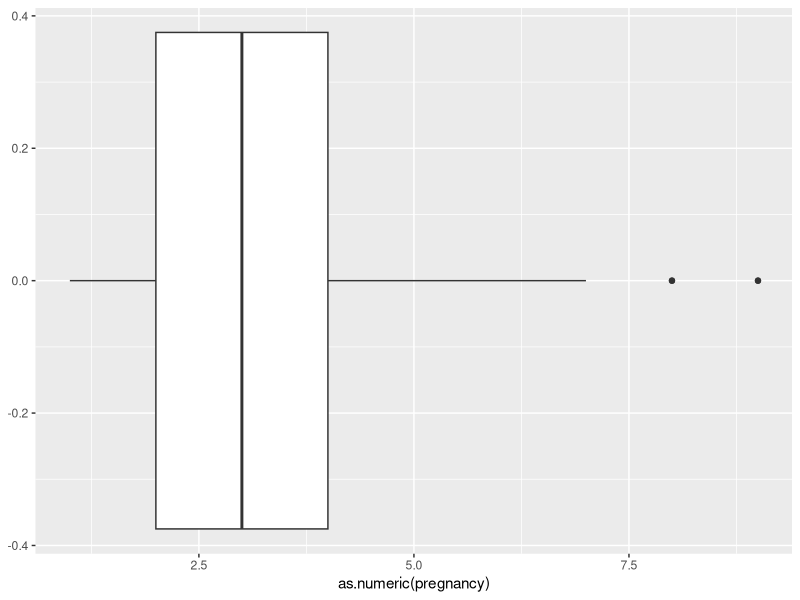
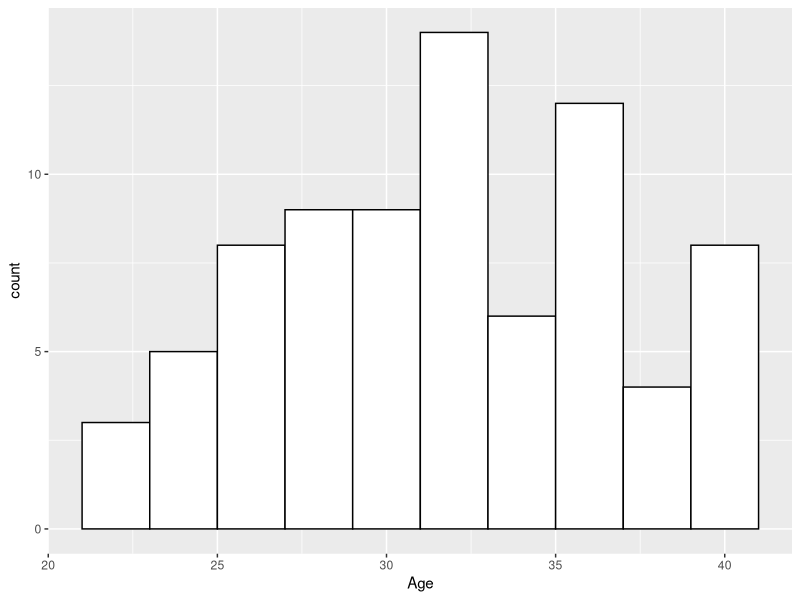
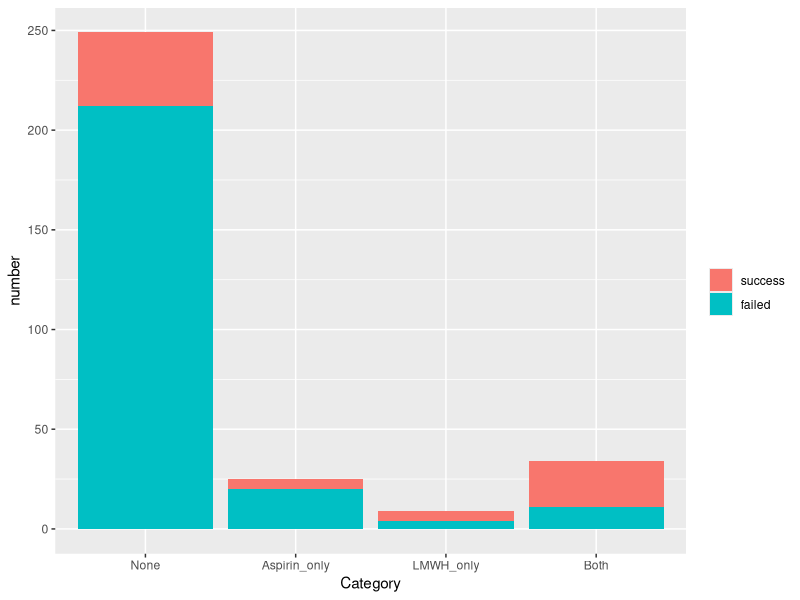

Write the R code that produced these figures, in order.
## ---- chunk 1
knitr::opts_chunk$set(fig.width=12, fig.height=8, fig.path='Figs/',
                      echo=FALSE, warning=FALSE, message=FALSE)
## ---- chunk 2
library(tidyverse)
library(broom)
library(readxl)
APLS_e <- read_excel("APLS_e.xlsx")
## ---- chunk 3
full <- APLS_e
## ---- chunk 4
print(length(full$`Serial Number`))
total_mothers <- length(full$`Serial Number`)
## ---- chunk 5
# pivoting

asp <- full %>% pivot_longer(cols = str_subset(names(full), "_Aspirin"), names_to = "pregnancy", values_to = "ASP")

lm <- full %>% pivot_longer(cols = str_subset(names(full), "_LMWH"), names_to = "pregnancy", values_to = "LMWH") %>% select(LMWH)

out <- full %>% pivot_longer(cols = str_subset(names(full), "_outcome"), names_to = "pregnancy_", values_to = "outcome") %>% select(outcome)

pih <- full %>% pivot_longer(cols = str_subset(names(full), "_PIH"), names_to = "pregnancy", values_to = "PIH") %>% select(PIH)

poa <- full %>% select(str_subset(names(full), "_POA")) %>% mutate_if(is.character, as.double) %>% pivot_longer(cols = str_subset(names(full), "_POA"), names_to = "pregnancy", values_to = "POA") %>% select(POA)


com <- cbind(asp,lm, out, pih, poa) %>% select(- str_subset(names(asp), "_LMWH")) %>% select(- str_subset(names(asp), "_outcome")) %>% select(- str_subset(names(asp), "_PIH")) %>% select(- str_subset(names(asp), "_POA")) %>% filter(!is.na(outcome)) %>% mutate(pregnancy = str_extract(pregnancy, "\\d{1,2}")) 



com %>% summarise(total_pregnancies = n())
total_pregnancies <- com %>% summarise(total_pregnancies = n()) %>% pull(total_pregnancies)

## ---- chunk 6
com <- com %>% 
    mutate(live = ifelse(outcome %in% c("EL-LSCS", "EM-LSCS", "Live", "LIVE", "LSCS", "Neonatal Death"),1,0))

is_con <- function(v){
  result <- rle(diff(as.numeric(v)))
  any(result$lengths>=2 & result$values==1)
}

cr_1 <- com %>% filter((POA >= 10 & live == 0) | POA == "IUD") %>% group_by(`Serial Number`) %>% summarise(n = n(), criterion = 1)

cr_2 <- com %>% filter(!`Serial Number` %in% cr_1$`Serial Number`) %>% filter(live == 1 & POA < 34) %>% group_by(`Serial Number`) %>% summarise(n = n(), criterion = 2)

cr_3 <- com %>% filter(!`Serial Number` %in% cr_1$`Serial Number` & live == 0) %>% filter(!is.na(POA)) %>% group_by(`Serial Number`) %>% filter(is_con(pregnancy)) %>% summarise(n = n(), criterion = 3)

no_cr <- com %>% filter(!`Serial Number` %in% cr_1$`Serial Number` & !`Serial Number` %in% cr_2$`Serial Number` & !`Serial Number` %in% cr_3$`Serial Number`) %>% group_by(`Serial Number`) %>% summarise(n = n(), criterion = "no")

com_all <- com

#selecting only eligible
com <- com %>% filter(`Serial Number` %in% cr_1$`Serial Number` | `Serial Number` %in% cr_2$`Serial Number`  | `Serial Number` %in% cr_3$`Serial Number`)

rbind(cr_1,cr_2,cr_3,no_cr) %>% group_by(criterion) %>% summarise(n = n())
total_mothers <- com %>% group_by(`Serial Number`) %>% summarise(n = n()) %>% summarise(n = n()) %>% pull(n)
total_pregnancies <- com %>% summarise(n = n()) %>% pull(n)
## ---- chunk 7
knitr::kable(data.frame("Total mothers" = total_mothers, "Total pregnancie" = total_pregnancies))
## ---- chunk 8
# treatment

treatment <- com %>% mutate(LMWH = ifelse(is.na(LMWH),0,LMWH), ASP = ifelse(is.na(ASP),0,ASP)) %>% summarize(Aspirin_only = sum(ASP == 1 & LMWH == 0, na.rm = TRUE), LMWH_only = sum(ASP == 0 & LMWH == 1), Either = sum(ASP == 1 | LMWH == 1),None = sum(LMWH == 0 & ASP == 0), Both = sum(LMWH == 1 & ASP == 1), Aspirin = sum(ASP), LMWH = sum(LMWH))

print(treatment)
## ---- chunk 9
com %>% group_by(`Serial Number`) %>% summarise(n = n()) %>% pull(n) %>% quantile()

pregnancy_quantiles <- com %>% group_by(`Serial Number`) %>% summarise(n = n()) %>% pull(n) %>% quantile()

pregnancy_boxplot <- com %>% ggplot(aes(as.numeric(pregnancy))) + geom_boxplot()
## ---- chunk 10
age <- com %>% group_by(`Serial Number`) %>% summarise(age = min(Age)) %>% summarise(mean = mean(age, na.rm = TRUE), sd = sd(age, na.rm = TRUE))

age_histogram <- com %>% group_by(`Serial Number`) %>% summarise(age = min(Age)) %>% ggplot() + geom_histogram(aes(x = age), binwidth = 2, fill = "white", col = "black")


## ---- chunk 11
pih <- com %>% summarise(PIH = sum(PIH, na.rm = TRUE), "percent - out of pregnancies" = sum(PIH, na.rm = TRUE) * 100 / n() )
print(pih)
## ---- chunk 12
com %>% filter(!is.na(`Medical Conditions`)) %>% group_by(`Serial Number`) %>% summarise(condition = min(`Medical Conditions`)) %>% group_by(condition) %>% summarise(n = n(), "percent - out of mothers" = n() * 100 / length(full$`Serial Number`))
## ---- chunk 13
com %>% group_by(`Serial Number`) %>% 
  summarise(any = ifelse(!is.na(min(Lupus)) | !is.na(min(ANA)) | !is.na(min(Cardiolipin)) | !is.na(min(APLS)) | !is.na(min(`beta2 microglobulin`)), 1,0 )) %>% 
  summarise("Any investigation" = sum(any), "precent - of mothers" = sum(any)*100/n())
## ---- chunk 14
investigations_all <- com %>% group_by(`Serial Number`) %>% 
  summarise(any = ifelse(!is.na(min(Lupus)) | !is.na(min(Cardiolipin)) | !is.na(min(APLS)) | !is.na(min(`beta2 microglobulin`)), 1,0 )) %>% 
  summarise("Any investigation out of Lupus, cardio, beta, APLS" = sum(any), "precent - of mothers" = sum(any)*100/n())
## ---- chunk 15
investigations_positive <- com %>% group_by(`Serial Number`) %>% 
  summarise(any = ifelse(!is.na(min(Lupus)) | !is.na(min(Cardiolipin)) | !is.na(min(APLS)) | !is.na(min(`beta2 microglobulin`)), 1,0 ), any_positive = ifelse(min(Lupus) == 1 | min(Cardiolipin) == 1  | min(APLS) == 1 | min(`beta2 microglobulin`) == 1, 1, 0)) %>% 
  mutate(any_positive = ifelse(is.na(any_positive),0, any_positive)) %>% 
  filter(any == 1) %>%
  summarise("positive subjects" = sum(any_positive), "percent of tested" = sum(any_positive) * 100 / n())
investigations_all
investigations_positive
## ---- chunk 16


t <- com %>% mutate(ASP = ifelse(is.na(ASP),0,ASP), LMWH = ifelse(is.na(LMWH),0,LMWH)) %>% filter(ASP == 0 & LMWH == 0) %>% summarise('total pregnancies' = n()) %>% pull(`total pregnancies`)
no_treatment_total <- t

s <- com %>% mutate(ASP = ifelse(is.na(ASP),0,ASP), LMWH = ifelse(is.na(LMWH),0,LMWH)) %>% filter(ASP == 0 & LMWH == 0) %>% filter(live == 1) %>% summarise('successful pregnancies' = n()) %>% pull('successful pregnancies')
no_treatment_success <- s

f <- com %>% mutate(ASP = ifelse(is.na(ASP),0,ASP), LMWH = ifelse(is.na(LMWH),0,LMWH)) %>% filter(ASP == 0 & LMWH == 0) %>% filter(live == 0) %>% summarise('failed pregnancies' = n())

r <- com %>% mutate(ASP = ifelse(is.na(ASP),0,ASP), LMWH = ifelse(is.na(LMWH),0,LMWH)) %>% filter(ASP == 0 & LMWH == 0) %>% summarise('success rate' = mean(live)*100)

b <- com %>% mutate(ASP = ifelse(is.na(ASP),0,ASP), LMWH = ifelse(is.na(LMWH),0,LMWH)) %>% filter(ASP == 0 & LMWH == 0) %>% filter(live == 0 & POA < 10) %>% summarise('MC before 10 wk' = n())

a <- com %>% mutate(ASP = ifelse(is.na(ASP),0,ASP), LMWH = ifelse(is.na(LMWH),0,LMWH)) %>% filter(ASP == 0 & LMWH == 0) %>% filter(live == 0 & POA >= 10) %>% summarise('MC at or after 10 wk' = n())

df <- data.frame(Total = t, Successful = s, Failed = f, 'Success rate' = r, 'MC before 10 wk' = b, 'MC at or after 10 wk' = a)

knitr::kable(df)
## ---- chunk 17
t <- com %>% mutate(ASP = ifelse(is.na(ASP),0,ASP), LMWH = ifelse(is.na(LMWH),0,LMWH)) %>% filter(ASP == 1 | LMWH == 1) %>% summarise('total pregnancies' = n())

s <- com %>% mutate(ASP = ifelse(is.na(ASP),0,ASP), LMWH = ifelse(is.na(LMWH),0,LMWH)) %>% filter(ASP == 1 | LMWH == 1) %>% filter(live == 1) %>% summarise('successful pregnancies' = n())

either_treatment_total <- com %>% mutate(ASP = ifelse(is.na(ASP),0,ASP), LMWH = ifelse(is.na(LMWH),0,LMWH)) %>% filter(ASP == 1 | LMWH == 1) %>% summarise('total pregnancies' = n()) %>% pull(`total pregnancies`)

either_treatment_success <- com %>% mutate(ASP = ifelse(is.na(ASP),0,ASP), LMWH = ifelse(is.na(LMWH),0,LMWH)) %>% filter(ASP == 1 | LMWH == 1) %>% filter(live == 1) %>% summarise('successful pregnancies' = n()) %>% pull('successful pregnancies')

f <- com %>% mutate(ASP = ifelse(is.na(ASP),0,ASP), LMWH = ifelse(is.na(LMWH),0,LMWH)) %>% filter(ASP == 1 | LMWH == 1) %>% filter(live == 0) %>% summarise('failed pregnancies' = n())

r <- com %>% mutate(ASP = ifelse(is.na(ASP),0,ASP), LMWH = ifelse(is.na(LMWH),0,LMWH)) %>% filter(ASP == 1 | LMWH == 1) %>% summarise('success rate' = mean(live)*100)

b <- com %>% mutate(ASP = ifelse(is.na(ASP),0,ASP), LMWH = ifelse(is.na(LMWH),0,LMWH)) %>% filter(ASP == 1 | LMWH == 1) %>% filter(live == 0 & POA < 10) %>% summarise('MC before 10 wk' = n())

a <- com %>% mutate(ASP = ifelse(is.na(ASP),0,ASP), LMWH = ifelse(is.na(LMWH),0,LMWH)) %>% filter(ASP == 1 | LMWH == 1) %>% filter(live == 0 & POA >= 10) %>% summarise('MC at or after 10 wk' = n())


df <- data.frame(Total = t, Successful = s, Failed = f, 'Success rate' = r, 'MC before 10 wk' = b, 'MC at or after 10 wk' = a)

knitr::kable(df)
## ---- chunk 18
t <- com %>% mutate(ASP = ifelse(is.na(ASP),0,ASP), LMWH = ifelse(is.na(LMWH),0,LMWH)) %>% filter(ASP == 1 & LMWH == 1) %>% summarise('total pregnancies' = n())

s <- com %>% mutate(ASP = ifelse(is.na(ASP),0,ASP), LMWH = ifelse(is.na(LMWH),0,LMWH)) %>% filter(ASP == 1 & LMWH == 1) %>% filter(live == 1) %>% summarise('successful pregnancies' = n())

both_treatment_total <- com %>% mutate(ASP = ifelse(is.na(ASP),0,ASP), LMWH = ifelse(is.na(LMWH),0,LMWH)) %>% filter(ASP == 1 & LMWH == 1) %>% summarise('total pregnancies' = n()) %>% pull(`total pregnancies`)

both_treatment_success <- com %>% mutate(ASP = ifelse(is.na(ASP),0,ASP), LMWH = ifelse(is.na(LMWH),0,LMWH)) %>% filter(ASP == 1 & LMWH == 1) %>% filter(live == 1) %>% summarise('successful pregnancies' = n()) %>% pull('successful pregnancies')

f <- com %>% mutate(ASP = ifelse(is.na(ASP),0,ASP), LMWH = ifelse(is.na(LMWH),0,LMWH)) %>% filter(ASP == 1 & LMWH == 1) %>% filter(live == 0) %>% summarise('failed pregnancies' = n())

r <- com %>% mutate(ASP = ifelse(is.na(ASP),0,ASP), LMWH = ifelse(is.na(LMWH),0,LMWH)) %>% filter(ASP == 1 & LMWH == 1) %>% summarise('success rate' = mean(live)*100)

b <- com %>% mutate(ASP = ifelse(is.na(ASP),0,ASP), LMWH = ifelse(is.na(LMWH),0,LMWH)) %>% filter(ASP == 1 & LMWH == 1) %>% filter(live == 0 & POA < 10) %>% summarise('MC before 10 wk' = n())

a <- com %>% mutate(ASP = ifelse(is.na(ASP),0,ASP), LMWH = ifelse(is.na(LMWH),0,LMWH)) %>% filter(ASP == 1 & LMWH == 1) %>% filter(live == 0 & POA >= 10) %>% summarise('MC at or after 10 wk' = n())


df <- data.frame(Total = t, Successful = s, Failed = f, 'Success rate' = r, 'MC before 10 wk' = b, 'MC at or after 10 wk' = a)

knitr::kable(df)
## ---- chunk 19
t <- com %>% mutate(ASP = ifelse(is.na(ASP),0,ASP), LMWH = ifelse(is.na(LMWH),0,LMWH)) %>% filter(ASP == 1 & LMWH == 0) %>% summarise('total pregnancies' = n())

s <- com %>% mutate(ASP = ifelse(is.na(ASP),0,ASP), LMWH = ifelse(is.na(LMWH),0,LMWH)) %>% filter(ASP == 1 & LMWH == 0) %>% filter(live == 1) %>% summarise('successful pregnancies' = n())

asp_treatment_total <- com %>% mutate(ASP = ifelse(is.na(ASP),0,ASP), LMWH = ifelse(is.na(LMWH),0,LMWH)) %>% filter(ASP == 1 & LMWH == 0) %>% summarise('total pregnancies' = n()) %>% pull(`total pregnancies`)

asp_treatment_success <- com %>% mutate(ASP = ifelse(is.na(ASP),0,ASP), LMWH = ifelse(is.na(LMWH),0,LMWH)) %>% filter(ASP == 1 & LMWH == 0) %>% filter(live == 1) %>% summarise('successful pregnancies' = n()) %>% pull('successful pregnancies')

f <- com %>% mutate(ASP = ifelse(is.na(ASP),0,ASP), LMWH = ifelse(is.na(LMWH),0,LMWH)) %>% filter(ASP == 1 & LMWH == 0) %>% filter(live == 0) %>% summarise('failed pregnancies' = n())

r <- com %>% mutate(ASP = ifelse(is.na(ASP),0,ASP), LMWH = ifelse(is.na(LMWH),0,LMWH)) %>% filter(ASP == 1 & LMWH == 0) %>% summarise('success rate' = mean(live)*100)

b <- com %>% mutate(ASP = ifelse(is.na(ASP),0,ASP), LMWH = ifelse(is.na(LMWH),0,LMWH)) %>% filter(ASP == 1 & LMWH == 0) %>% filter(live == 0 & POA < 10) %>% summarise('MC before 10 wk' = n())

a <- com %>% mutate(ASP = ifelse(is.na(ASP),0,ASP), LMWH = ifelse(is.na(LMWH),0,LMWH)) %>% filter(ASP == 1 & LMWH == 0) %>% filter(live == 0 & POA >= 10) %>% summarise('MC at or after 10 wk' = n())


df <- data.frame(Total = t, Successful = s, Failed = f, 'Success rate' = r, 'MC before 10 wk' = b, 'MC at or after 10 wk' = a)

knitr::kable(df)
## ---- chunk 20
t <- com %>% mutate(ASP = ifelse(is.na(ASP),0,ASP), LMWH = ifelse(is.na(LMWH),0,LMWH)) %>% filter(ASP == 0 & LMWH == 1) %>% summarise('total pregnancies' = n())

s <- com %>% mutate(ASP = ifelse(is.na(ASP),0,ASP), LMWH = ifelse(is.na(LMWH),0,LMWH)) %>% filter(ASP == 0 & LMWH == 1) %>% filter(live == 1) %>% summarise('successful pregnancies' = n())


LMWH_treatment_total <- com %>% mutate(ASP = ifelse(is.na(ASP),0,ASP), LMWH = ifelse(is.na(LMWH),0,LMWH)) %>% filter(ASP == 0 & LMWH == 1) %>% summarise('total pregnancies' = n()) %>% pull(`total pregnancies`)

LMWH_treatment_success <- com %>% mutate(ASP = ifelse(is.na(ASP),0,ASP), LMWH = ifelse(is.na(LMWH),0,LMWH)) %>% filter(ASP == 0 & LMWH == 1) %>% filter(live == 1) %>% summarise('successful pregnancies' = n()) %>% pull('successful pregnancies')

f <- com %>% mutate(ASP = ifelse(is.na(ASP),0,ASP), LMWH = ifelse(is.na(LMWH),0,LMWH)) %>% filter(ASP == 0 & LMWH == 1) %>% filter(live == 0) %>% summarise('failed pregnancies' = n())

r <- com %>% mutate(ASP = ifelse(is.na(ASP),0,ASP), LMWH = ifelse(is.na(LMWH),0,LMWH)) %>% filter(ASP == 0 & LMWH == 1) %>% summarise('success rate' = mean(live)*100)

b <- com %>% mutate(ASP = ifelse(is.na(ASP),0,ASP), LMWH = ifelse(is.na(LMWH),0,LMWH)) %>% filter(ASP == 0 & LMWH == 1) %>% filter(live == 0 & POA < 10) %>% summarise('MC before 10 wk' = n())

a <-com %>% mutate(ASP = ifelse(is.na(ASP),0,ASP), LMWH = ifelse(is.na(LMWH),0,LMWH)) %>% filter(ASP == 0 & LMWH == 1) %>% filter(live == 0 & POA >= 10) %>% summarise('MC at or after 10 wk' = n())


df <- data.frame(Total = t, Successful = s, Failed = f, 'Success rate' = r, 'MC before 10 wk' = b, 'MC at or after 10 wk' = a)

knitr::kable(df)
## ---- chunk 21
f1 <- prop.test(c(either_treatment_success, no_treatment_success), c(either_treatment_total, no_treatment_total), p = NULL, alternative = "greater",correct = TRUE)
print(tidy(f1))
## ---- chunk 22
f1 <- prop.test(c(both_treatment_success, no_treatment_success), c(both_treatment_total, no_treatment_total), p = NULL, alternative = "greater",correct = TRUE)
print(tidy(f1))
## ---- chunk 23
f1 <- prop.test(c(asp_treatment_success, no_treatment_success), c(asp_treatment_total, no_treatment_total), p = NULL, alternative = "greater",correct = TRUE)
print(tidy(f1))
## ---- chunk 24
f1 <- prop.test(c(LMWH_treatment_success, no_treatment_success), c(LMWH_treatment_total, no_treatment_total), p = NULL, alternative = "greater",correct = TRUE)
print(tidy(f1))
## ---- chunk 25
f1 <- prop.test(c(LMWH_treatment_success, asp_treatment_success), c(LMWH_treatment_total, asp_treatment_total), p = NULL, alternative = "two.sided",correct = TRUE)
print(tidy(f1))
## ---- chunk 26
f1 <- prop.test(c(both_treatment_success, asp_treatment_success), c(both_treatment_total, asp_treatment_total), p = NULL, alternative = "greater",correct = TRUE)
print(tidy(f1))
## ---- chunk 27
f1 <- prop.test(c(both_treatment_success, LMWH_treatment_success), c(both_treatment_total, LMWH_treatment_total), p = NULL, alternative = "greater",correct = TRUE)
print(tidy(f1))
## ---- chunk 28
pregnancy_boxplot
## ---- chunk 29
age_histogram + labs(x = "Age")
## ---- chunk 30
pih
## ---- chunk 31
success <- c(asp_treatment_success, LMWH_treatment_success, either_treatment_success, no_treatment_success, both_treatment_success)

treatment_table <- treatment %>%  pivot_longer(cols = names(treatment), names_to = 'Category', values_to = 'Total') %>% filter(! Category %in% c('Aspirin', 'LMWH')) %>% cbind(success) %>% mutate(rate = success * 100 / Total)

treatment_table %>%
  filter(Category != 'Either') %>% 
  mutate(failed = Total - success) %>%
  pivot_longer(cols = c('success','failed'), names_to = 'state', values_to = "number") %>%
  ggplot(aes(x = reorder(Category, rate), y = number, fill = factor(state, levels=c('success', 'failed'))))  +
  geom_bar(stat = 'identity') + 
  labs(x = 'Category', fill = "")
## ---- chunk 32
knitr::kable(treatment_table %>% mutate(Category = str_replace_all(.$Category, "_", " ")) %>% rename(n = Total, 'live births' = success, 'live birth rate' = rate) %>% arrange(`live birth rate`) %>% filter(Category != 'Either'))
## ---- chunk 33
knitr::kable(full %>% summarise(Lupus = sum(!is.na(Lupus)), cardiolipin = sum(!is.na(Cardiolipin)), 'beta 2 microglobulin' = sum(!is.na(`beta2 microglobulin`)), APL = sum(!is.na(APLS)) ))
## ---- chunk 34
p <- com %>%
  mutate(any = ifelse(!is.na(Lupus) | !is.na((Cardiolipin)) | !is.na((APLS)) | !is.na((`beta2 microglobulin`)), 1,0 ), any_positive = ifelse((Lupus) == 1 | (Cardiolipin) == 1  | (APLS) == 1 | (`beta2 microglobulin`) == 1, 1, 0)) %>%
  mutate(any_positive = ifelse(is.na(any_positive),0, any_positive)) %>%
  filter(any == 1) %>% filter(ASP == 1 | LMWH == 1) %>% group_by(any_positive) %>% summarise(n = n(), live_number = sum(live), live_rate = mean(live))
p1 <- (tidy(prop.test(p$live_number, p$n)))
